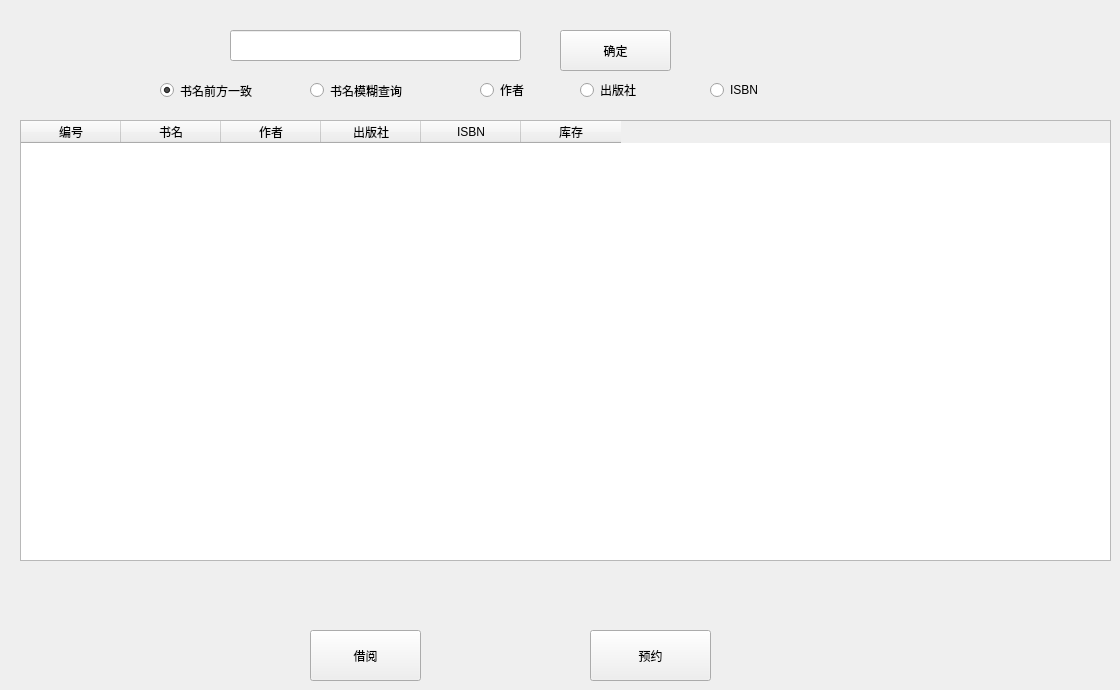
     <widget class="QWidget" name="searchwindow">
      <widget class="QPushButton" name="searchokbutton">
       <property name="geometry">
        <rect>
         <x>560</x>
         <y>30</y>
         <width>111</width>
         <height>41</height>
        </rect>
       </property>
       <property name="styleSheet">
        <string notr="true">font: 9pt &quot;微软雅黑&quot;;</string>
       </property>
       <property name="text">
        <string>确定</string>
       </property>
      </widget>
      <widget class="QLineEdit" name="searchtext">
       <property name="geometry">
        <rect>
         <x>230</x>
         <y>30</y>
         <width>291</width>
         <height>31</height>
        </rect>
       </property>
       <property name="styleSheet">
        <string notr="true">font: 9pt &quot;微软雅黑&quot;;</string>
       </property>
      </widget>
      <widget class="QTableWidget" name="searchresult">
       <property name="geometry">
        <rect>
         <x>20</x>
         <y>120</y>
         <width>1091</width>
         <height>441</height>
        </rect>
       </property>
       <property name="styleSheet">
        <string notr="true">font: 8pt &quot;微软雅黑&quot;;

</string>
       </property>
       <column>
        <property name="text">
         <string>编号</string>
        </property>
       </column>
       <column>
        <property name="text">
         <string>书名</string>
        </property>
       </column>
       <column>
        <property name="text">
         <string>作者</string>
        </property>
       </column>
       <column>
        <property name="text">
         <string>出版社</string>
        </property>
       </column>
       <column>
        <property name="text">
         <string>ISBN</string>
        </property>
       </column>
       <column>
        <property name="text">
         <string>库存</string>
        </property>
       </column>
      </widget>
      <widget class="QRadioButton" name="bookname1">
       <property name="geometry">
        <rect>
         <x>160</x>
         <y>80</y>
         <width>161</width>
         <height>21</height>
        </rect>
       </property>
       <property name="styleSheet">
        <string notr="true">font: 9pt &quot;微软雅黑&quot;;</string>
       </property>
       <property name="text">
        <string>书名前方一致</string>
       </property>
       <property name="checked">
        <bool>true</bool>
       </property>
      </widget>
      <widget class="QRadioButton" name="bookname2">
       <property name="geometry">
        <rect>
         <x>310</x>
         <y>80</y>
         <width>151</width>
         <height>21</height>
        </rect>
       </property>
       <property name="styleSheet">
        <string notr="true">font: 9pt &quot;微软雅黑&quot;;</string>
       </property>
       <property name="text">
        <string>书名模糊查询</string>
       </property>
      </widget>
      <widget class="QRadioButton" name="author">
       <property name="geometry">
        <rect>
         <x>480</x>
         <y>80</y>
         <width>81</width>
         <height>20</height>
        </rect>
       </property>
       <property name="styleSheet">
        <string notr="true">font: 9pt &quot;微软雅黑&quot;;</string>
       </property>
       <property name="text">
        <string>作者</string>
       </property>
      </widget>
      <widget class="QRadioButton" name="publisher">
       <property name="geometry">
        <rect>
         <x>580</x>
         <y>80</y>
         <width>100</width>
         <height>20</height>
        </rect>
       </property>
       <property name="styleSheet">
        <string notr="true">font: 9pt &quot;微软雅黑&quot;;</string>
       </property>
       <property name="text">
        <string>出版社</string>
       </property>
      </widget>
      <widget class="QRadioButton" name="ISBN">
       <property name="geometry">
        <rect>
         <x>710</x>
         <y>80</y>
         <width>100</width>
         <height>20</height>
        </rect>
       </property>
       <property name="styleSheet">
        <string notr="true">font: 9pt &quot;微软雅黑&quot;;</string>
       </property>
       <property name="text">
        <string>ISBN</string>
       </property>
      </widget>
      <widget class="QPushButton" name="bookorderbutton">
       <property name="geometry">
        <rect>
         <x>590</x>
         <y>630</y>
         <width>121</width>
         <height>51</height>
        </rect>
       </property>
       <property name="text">
        <string>预约</string>
       </property>
      </widget>
      <widget class="QPushButton" name="booklendbutton">
       <property name="geometry">
        <rect>
         <x>310</x>
         <y>630</y>
         <width>111</width>
         <height>51</height>
        </rect>
       </property>
       <property name="text">
        <string>借阅</string>
       </property>
      </widget>
     </widget>
